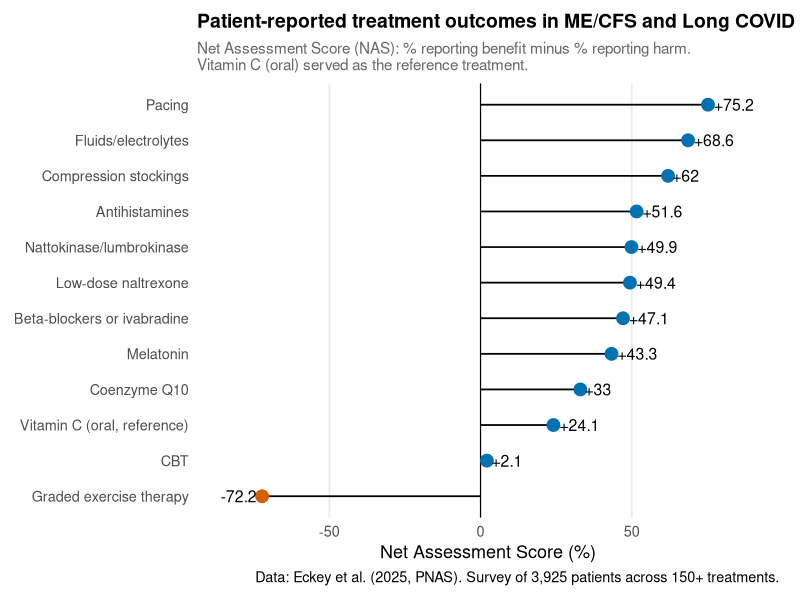
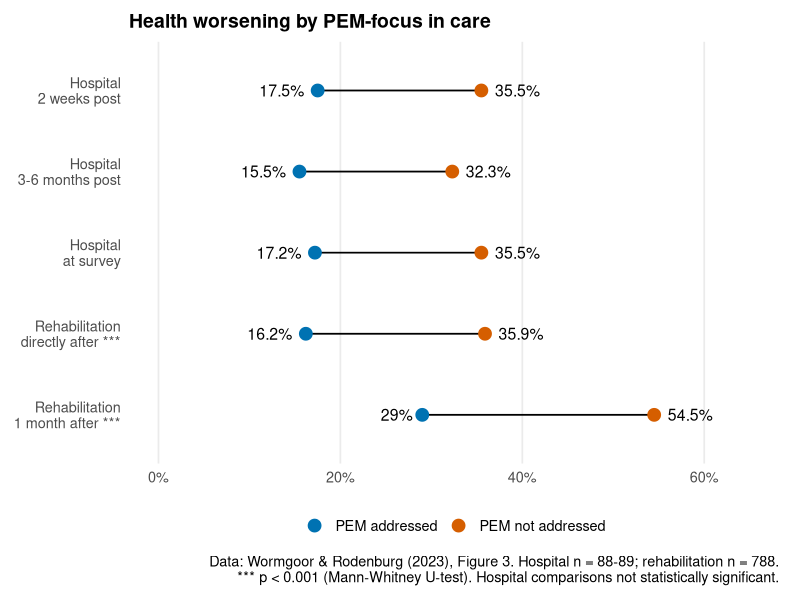
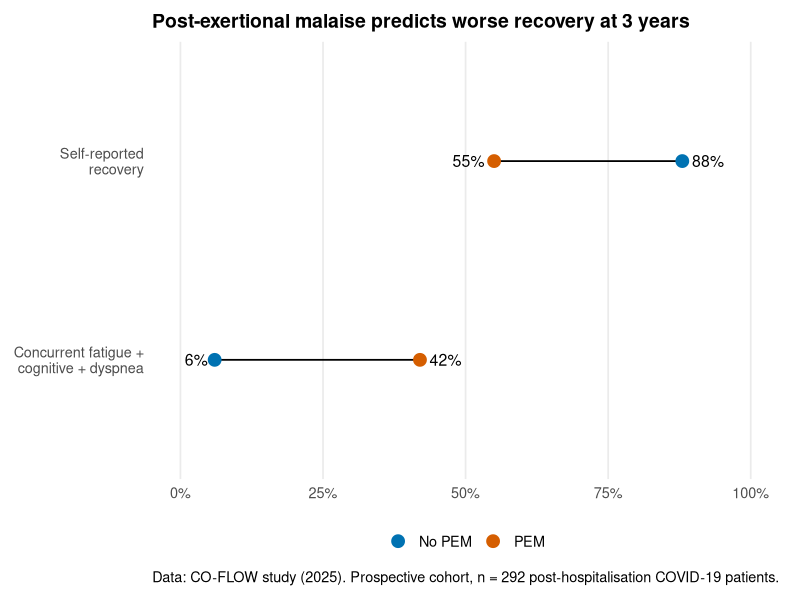

The R script that drew these images, in order:
## ---- chunk 1
#| include: false
#| label: setup
library(ggplot2)
library(dplyr)
library(forcats)

theme_horingssvar <- theme_minimal(base_size = 13) +
  theme(
    plot.title = element_text(face = "bold", size = 14),
    plot.subtitle = element_text(size = 11, color = "grey40"),
    panel.grid.major.y = element_blank(),
    panel.grid.minor = element_blank(),
    legend.position = "bottom",
    plot.margin = margin(10, 15, 10, 10)
  )
## ---- chunk 2
#| label: fig-eckey-treatments
#| fig-cap: "Patient-reported treatment outcomes in ME/CFS and Long COVID. Pacing is rated most helpful; graded exercise therapy is rated most harmful. Data from Eckey et al. (2025), survey of 3,925 patients."
#| fig-alt: "A lollipop chart showing patient-reported treatment outcomes. Pacing scores +75.2, graded exercise therapy scores -72.2. CBT is near zero at +2.1."
#| fig-width: 8
#| fig-height: 5.5
eckey <- tibble::tribble(
  ~treatment                    , ~nas  ,
  "Pacing"                      ,  75.2 ,
  "Fluids/electrolytes"         ,  68.6 ,
  "Compression stockings"       ,  62.0 ,
  "Antihistamines"              ,  51.6 ,
  "Nattokinase/lumbrokinase"    ,  49.9 ,
  "Low-dose naltrexone"         ,  49.4 ,
  "Beta-blockers or ivabradine" ,  47.1 ,
  "Melatonin"                   ,  43.3 ,
  "Coenzyme Q10"                ,  33.0 ,
  "Vitamin C (oral, reference)" ,  24.1 ,
  "CBT"                         ,   2.1 ,
  "Graded exercise therapy"     , -72.2
) |>
  mutate(
    treatment = fct_rev(fct_inorder(treatment)),
    direction = if_else(nas >= 0, "benefit", "harm")
  )

ggplot(eckey, aes(x = nas, y = treatment)) +
  geom_vline(xintercept = 0, linewidth = 0.4) +
  geom_linerange(
    aes(xmin = 0, xmax = nas),
    linewidth = 0.6,
    colour = "black"
  ) +
  geom_point(
    aes(colour = direction),
    size = 4,
    show.legend = FALSE
  ) +
  geom_text(
    aes(
      label = ifelse(nas >= 0, paste0("+", nas), nas),
      hjust = ifelse(nas >= 0, -0.15, 1.15)
    ),
    size = 4,
    show.legend = FALSE
  ) +
  scale_x_continuous(limits = c(-85, 90)) +
  scale_colour_manual(
    values = c("benefit" = "#0072B2", "harm" = "#D55E00"),
    guide = "none"
  ) +
  labs(
    title = "Patient-reported treatment outcomes in ME/CFS and Long COVID",
    subtitle = "Net Assessment Score (NAS): % reporting benefit minus % reporting harm.\nVitamin C (oral) served as the reference treatment.",
    caption = "Data: Eckey et al. (2025, PNAS). Survey of 3,925 patients across 150+ treatments.",
    x = "Net Assessment Score (%)",
    y = NULL
  ) +
  theme_horingssvar
## ---- chunk 3
#| label: fig-wormgoor-pem-care
#| fig-cap: "Health worsening after rehabilitation, by whether PEM was addressed in care. Data from Wormgoor & Rodenburg (2023)."
#| fig-alt: "A chart showing health worsening rates after rehabilitation. When PEM is not addressed, 54.5% worsen at one month. When PEM is addressed, 29% worsen."
#| fig-width: 9
#| fig-height: 5
wormgoor <- tibble::tribble(
  ~timepoint                           , ~group              , ~pct , ~sig  ,
  "Hospital\n2 weeks post"             , "PEM not addressed" , 35.5 , FALSE ,
  "Hospital\n2 weeks post"             , "PEM addressed"     , 17.5 , FALSE ,
  "Hospital\n3-6 months post"          , "PEM not addressed" , 32.3 , FALSE ,
  "Hospital\n3-6 months post"          , "PEM addressed"     , 15.5 , FALSE ,
  "Hospital\nat survey"                , "PEM not addressed" , 35.5 , FALSE ,
  "Hospital\nat survey"                , "PEM addressed"     , 17.2 , FALSE ,
  "Rehabilitation\ndirectly after ***" , "PEM not addressed" , 35.9 , TRUE  ,
  "Rehabilitation\ndirectly after ***" , "PEM addressed"     , 16.2 , TRUE  ,
  "Rehabilitation\n1 month after ***"  , "PEM not addressed" , 54.5 , TRUE  ,
  "Rehabilitation\n1 month after ***"  , "PEM addressed"     , 29.0 , TRUE
) |>
  mutate(
    timepoint = factor(
      timepoint,
      levels = c(
        "Rehabilitation\n1 month after ***",
        "Rehabilitation\ndirectly after ***",
        "Hospital\nat survey",
        "Hospital\n3-6 months post",
        "Hospital\n2 weeks post"
      )
    ),
    group = factor(group, levels = c("PEM addressed", "PEM not addressed"))
  )

wormgoor_segments <- wormgoor |>
  summarise(xmin = min(pct), xmax = max(pct), .by = timepoint)

wormgoor <- wormgoor |>
  mutate(is_min = pct == min(pct), .by = timepoint)

ggplot(wormgoor, aes(y = timepoint)) +
  geom_linerange(
    data = wormgoor_segments,
    aes(xmin = xmin, xmax = xmax),
    linewidth = 0.6,
    colour = "black"
  ) +
  geom_point(aes(x = pct, colour = group), size = 4) +
  geom_text(
    aes(
      x = pct,
      label = paste0(pct, "%"),
      hjust = ifelse(is_min, 1.3, -0.3)
    ),
    size = 4,
    show.legend = FALSE
  ) +
  scale_x_continuous(
    limits = c(0, 65),
    labels = \(x) paste0(x, "%")
  ) +
  scale_colour_manual(
    values = c(
      "PEM addressed" = "#0072B2",
      "PEM not addressed" = "#D55E00"
    ),
    name = NULL
  ) +
  guides(colour = guide_legend(override.aes = list(size = 4))) +
  labs(
    title = "Health worsening by PEM-focus in care",
    caption = "Data: Wormgoor & Rodenburg (2023), Figure 3. Hospital n = 88-89; rehabilitation n = 788.\n*** p < 0.001 (Mann-Whitney U-test). Hospital comparisons not statistically significant.",
    x = NULL,
    y = NULL
  ) +
  theme_horingssvar
## ---- chunk 4
#| label: fig-coflow-pem
#| fig-cap: "Post-exertional malaise predicts worse recovery at 3 years. Data from the CO-FLOW study (2025), prospective cohort of 292 patients."
#| fig-alt: "A chart showing recovery at 3 years. Patients with PEM report 55% recovery versus 88% without PEM."
#| fig-width: 8
#| fig-height: 3.5
coflow <- tibble::tribble(
  ~measure                                    , ~group   , ~value ,
  "Self-reported\nrecovery"                   , "PEM"    ,     55 ,
  "Self-reported\nrecovery"                   , "No PEM" ,     88 ,
  "Concurrent fatigue +\ncognitive + dyspnea" , "PEM"    ,     42 ,
  "Concurrent fatigue +\ncognitive + dyspnea" , "No PEM" ,      6
) |>
  mutate(
    measure = fct_rev(fct_inorder(measure)),
    group = factor(group, levels = c("No PEM", "PEM"))
  )

coflow_segments <- coflow |>
  summarise(xmin = min(value), xmax = max(value), .by = measure)

coflow <- coflow |>
  mutate(is_min = value == min(value), .by = measure)

ggplot(coflow, aes(y = measure)) +
  geom_linerange(
    data = coflow_segments,
    aes(xmin = xmin, xmax = xmax),
    linewidth = 0.6,
    colour = "black"
  ) +
  geom_point(aes(x = value, colour = group), size = 4) +
  geom_text(
    aes(
      x = value,
      label = paste0(value, "%"),
      hjust = ifelse(is_min, 1.3, -0.3)
    ),
    size = 4,
    show.legend = FALSE
  ) +
  scale_x_continuous(
    limits = c(0, 100),
    labels = \(x) paste0(x, "%")
  ) +
  scale_colour_manual(
    values = c("No PEM" = "#0072B2", "PEM" = "#D55E00"),
    name = NULL
  ) +
  guides(colour = guide_legend(override.aes = list(size = 4))) +
  labs(
    title = "Post-exertional malaise predicts worse recovery at 3 years",
    caption = "Data: CO-FLOW study (2025). Prospective cohort, n = 292 post-hospitalisation COVID-19 patients.",
    x = NULL,
    y = NULL
  ) +
  theme_horingssvar
